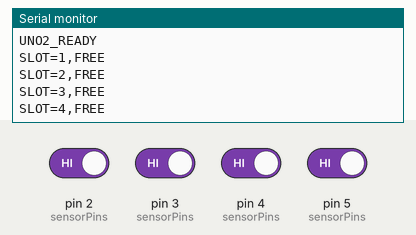
This sketch was run on a simulated Arduino Uno, built with avr-gcc and run on an emulated ATmega328P. Parts: the last lines printed to the serial monitor. Inputs (shaded band) come from the test bench; at power-on: pin 2 (sensorPins), pin 3 (sensorPins), pin 4 (sensorPins), pin 5 (sensorPins) HIGH.

Above: at 1.5 s.
1.6 s: pin 2 (sensorPins) driven LOW
At 2.8 s:
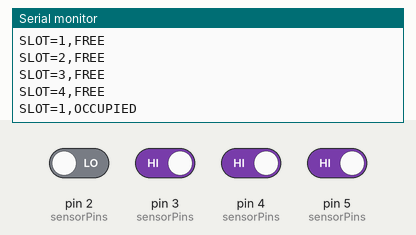
3.1 s: pin 3 (sensorPins) driven LOW
At 4.1 s:
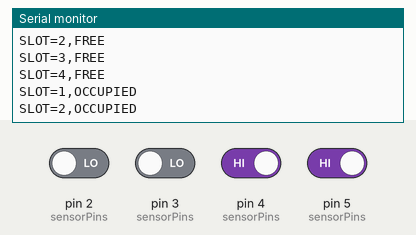
4.6 s: pin 4 (sensorPins) driven LOW
At 4.88 s:
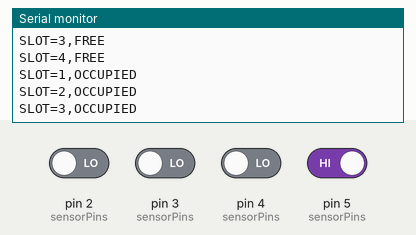
6.1 s: pin 5 (sensorPins) driven LOW
At 7.6 s:
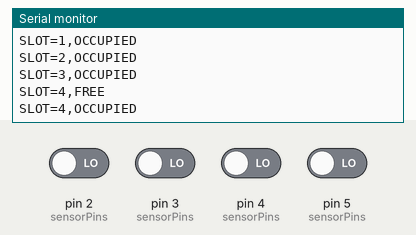
Timing chart, 0 to 8.6 s (numbered marks = the images above; inputs shaded):
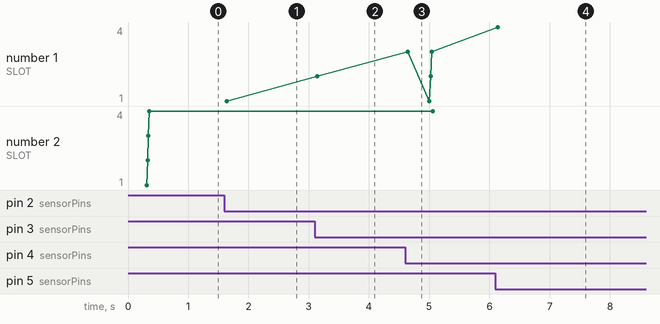

Measured:
- after the input at 1.6 s, the serial monitor: prints a new line at once (image 1)
- after the input at 3.1 s, the serial monitor: prints a new line at once (image 2)
- after the input at 4.6 s, the serial monitor: prints a new line at once (image 3)
- after the input at 6.1 s, the serial monitor: prints a new line at once (image 4)

The sketch:

UNO_2_Slot_Sensors.ino
```cpp
// UNO #2 - FOUR PARKING SLOT SENSORS
// Sensor outputs are assumed ACTIVE LOW. Change readOccupied() if your sensors differ.
#define SLOT1_SENSOR 2
#define SLOT2_SENSOR 3
#define SLOT3_SENSOR 4
#define SLOT4_SENSOR 5
const byte sensorPins[4] = {SLOT1_SENSOR,SLOT2_SENSOR,SLOT3_SENSOR,SLOT4_SENSOR};
bool stableState[4] = {false,false,false,false};
bool lastRaw[4] = {false,false,false,false};
unsigned long rawChangedAt[4] = {0,0,0,0};
const unsigned long DEBOUNCE_MS = 40;
unsigned long lastReport = 0;

bool readOccupied(byte pin) { return digitalRead(pin) == LOW; }
void sendSlot(byte index, bool occupied) {
  Serial.print("SLOT="); Serial.print(index+1); Serial.print(",");
  Serial.println(occupied ? "OCCUPIED" : "FREE");
}
void setup() {
  Serial.begin(9600);
  for (byte i=0; i<4; i++) {
    pinMode(sensorPins[i], INPUT_PULLUP);
    bool initial = readOccupied(sensorPins[i]);
    lastRaw[i] = initial;
    stableState[i] = initial;
    rawChangedAt[i] = millis();
  }
  delay(300);
  Serial.println("UNO2_READY");
  // Always send initial states; the original sketch missed slots already occupied at boot.
  for (byte i=0; i<4; i++) sendSlot(i, stableState[i]);
}
void loop() {
  unsigned long now = millis();
  for (byte i=0; i<4; i++) {
    bool raw = readOccupied(sensorPins[i]);
    if (raw != lastRaw[i]) {
      lastRaw[i] = raw;
      rawChangedAt[i] = now;
    }
    if (now - rawChangedAt[i] >= DEBOUNCE_MS && stableState[i] != raw) {
      stableState[i] = raw;
      sendSlot(i, stableState[i]);
    }
  }
  // Periodic refresh prevents stale state after a missed serial message.
  if (now - lastReport >= 5000) {
    lastReport = now;
    for (byte i=0; i<4; i++) sendSlot(i, stableState[i]);
  }
  delay(5);
}
```
